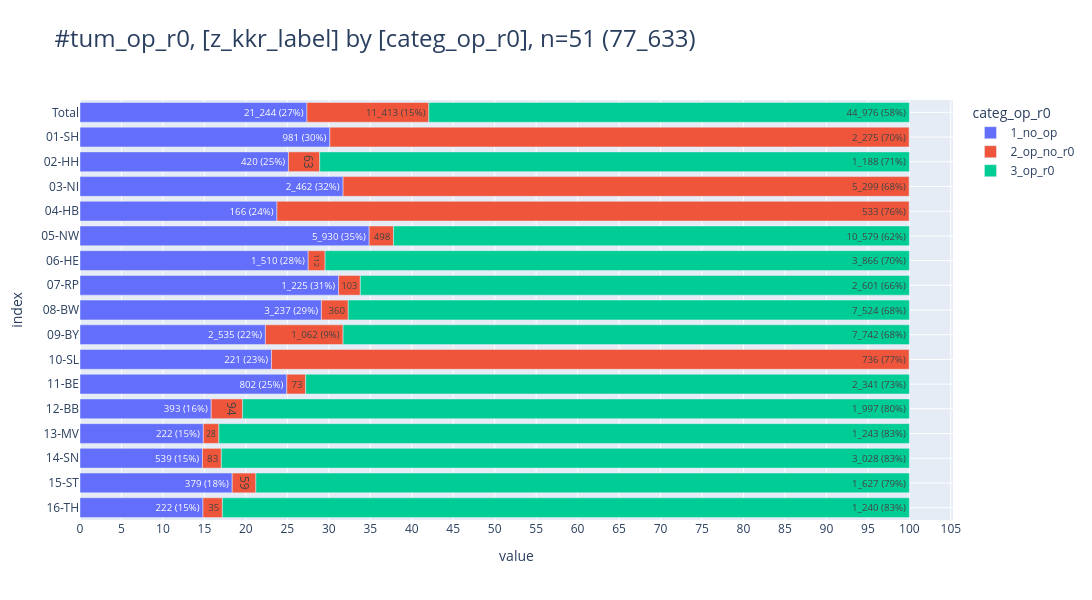

The code cell stored with this chart in its notebook:
### Code cell
pls.plot_stacked_bars(
    db_r0.project("z_kkr_label, categ_op_r0").to_df(),
    relative=True,
    show_total=True,
    orientation="h",
    show_pct_bar=True,
    caption="tum_op_r0",
    height=600,
    width=1500,
    kkr_col="z_kkr_label"
    )

### Figure 1 — Plotly figure (JSON) as saved in the notebook; plotly's stock layout.template omitted (floating-point values rounded to 4 significant figures)
{"data": [{"hovertemplate": "col=1_no_op<br>value=%{x}<br>index=%{y}<br>cnt_pct_bar_str=%{text}<extra></extra>", "legendgroup": "1_no_op", "marker": {"color": "#636EFA", "pattern": {"shape": ""}}, "name": "1_no_op", "orientation": "h", "showlegend": true, "text": ["21_244 (27%)", "981 (30%)", "420 (25%)", "2_462 (32%)", "166 (24%)", "5_930 (35%)", "1_510 (28%)", "1_225 (31%)", "3_237 (29%)", "2_535 (22%)", "221 (23%)", "802 (25%)", "393 (16%)", "222 (15%)", "539 (15%)", "379 (18%)", "222 (15%)"], "textposition": "auto", "type": "bar", "x": [21244, 981, 420, 2462, 166, 5930, 1510, 1225, 3237, 2535, 221, 802, 393, 222, 539, 379, 222], "xaxis": "x", "y": [" Total", "01-SH", "02-HH", "03-NI", "04-HB", "05-NW", "06-HE", "07-RP", "08-BW", "09-BY", "10-SL", "11-BE", "12-BB", "13-MV", "14-SN", "15-ST", "16-TH"], "yaxis": "y"}, {"hovertemplate": "col=2_op_no_r0<br>value=%{x}<br>index=%{y}<br>cnt_pct_bar_str=%{text}<extra></extra>", "legendgroup": "2_op_no_r0", "marker": {"color": "#EF553B", "pattern": {"shape": ""}}, "name": "2_op_no_r0", "orientation": "h", "showlegend": true, "text": ["11_413 (15%)", "2_275 (70%)", "63", "5_299 (68%)", "533 (76%)", "498", "112", "103", "360", "1_062 (9%)", "736 (77%)", "73", "94", "28", "83", "59", "35"], "textposition": "auto", "type": "bar", "x": [11413, 2275, 63, 5299, 533, 498, 112, 103, 360, 1062, 736, 73, 94, 28, 83, 59, 35], "xaxis": "x", "y": [" Total", "01-SH", "02-HH", "03-NI", "04-HB", "05-NW", "06-HE", "07-RP", "08-BW", "09-BY", "10-SL", "11-BE", "12-BB", "13-MV", "14-SN", "15-ST", "16-TH"], "yaxis": "y"}, {"hovertemplate": "col=3_op_r0<br>value=%{x}<br>index=%{y}<br>cnt_pct_bar_str=%{text}<extra></extra>", "legendgroup": "3_op_r0", "marker": {"color": "#00CC96", "pattern": {"shape": ""}}, "name": "3_op_r0", "orientation": "h", "showlegend": true, "text": ["44_976 (58%)", "0", "1_188 (71%)", "0", "0", "10_579 (62%)", "3_866 (70%)", "2_601 (66%)", "7_524 (68%)", "7_742 (68%)", "0", "2_341 (73%)", "1_997 (80%)", "1_243 (83%)", "3_028 (83%)", "1_627 (79%)", "1_240 (83%)"], "textposition": "auto", "type": "bar", "x": [44976, 0, 1188, 0, 0, 10579, 3866, 2601, 7524, 7742, 0, 2341, 1997, 1243, 3028, 1627, 1240], "xaxis": "x", "y": [" Total", "01-SH", "02-HH", "03-NI", "04-HB", "05-NW", "06-HE", "07-RP", "08-BW", "09-BY", "10-SL", "11-BE", "12-BB", "13-MV", "14-SN", "15-ST", "16-TH"], "yaxis": "y"}], "layout": {"barmode": "relative", "barnorm": "percent", "height": 600, "legend": {"title": {"text": "categ_op_r0"}, "tracegroupgap": 0, "traceorder": "normal"}, "title": {"font": {"size": 24}, "text": "#tum_op_r0, [z_kkr_label] by [categ_op_r0], n=51 (77_633)", "xanchor": "left", "y": 0.95, "yanchor": "top"}, "width": 1500, "xaxis": {"anchor": "y", "domain": [0, 1], "dtick": 5, "gridwidth": 1, "showgrid": true, "title": {"text": "value"}}, "yaxis": {"anchor": "x", "categoryarray": ["16-TH", "15-ST", "14-SN", "13-MV", "12-BB", "11-BE", "10-SL", "09-BY", "08-BW", "07-RP", "06-HE", "05-NW", "04-HB", "03-NI", "02-HH", "01-SH", " Total"], "categoryorder": "array", "domain": [0, 1], "gridwidth": 1, "showgrid": true, "title": {"text": "index"}}}}
